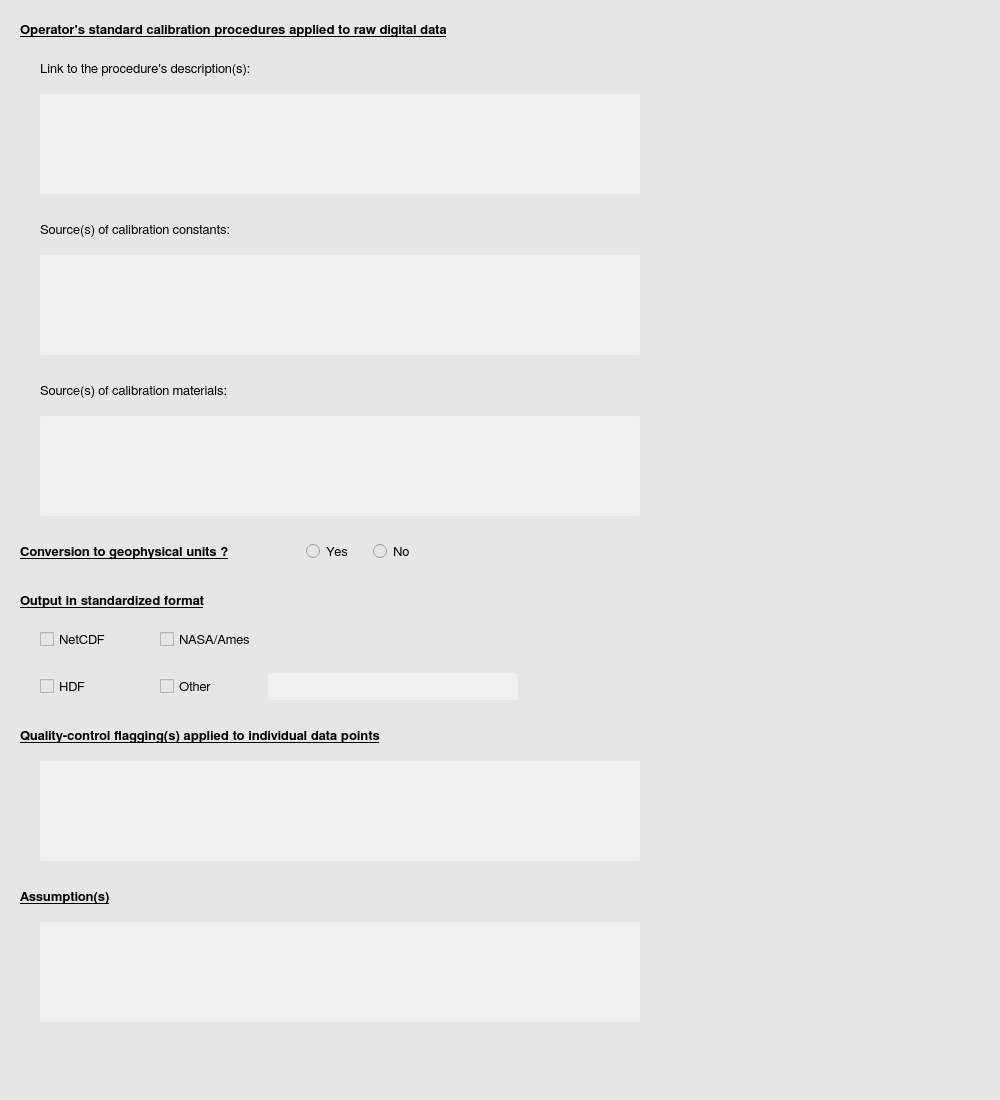
<?xml version="1.0" encoding="UTF-8"?>
<ui version="4.0">
 <class>inSitu</class>
 <widget class="QWidget" name="inSitu">
  <property name="geometry">
   <rect>
    <x>0</x>
    <y>0</y>
    <width>1000</width>
    <height>1100</height>
   </rect>
  </property>
  <property name="sizePolicy">
   <sizepolicy hsizetype="Fixed" vsizetype="Expanding">
    <horstretch>0</horstretch>
    <verstretch>0</verstretch>
   </sizepolicy>
  </property>
  <property name="minimumSize">
   <size>
    <width>1000</width>
    <height>220</height>
   </size>
  </property>
  <property name="maximumSize">
   <size>
    <width>1000</width>
    <height>16777215</height>
   </size>
  </property>
  <property name="font">
   <font>
    <family>FreeSans</family>
    <pointsize>10</pointsize>
    <stylestrategy>PreferAntialias</stylestrategy>
    <kerning>true</kerning>
   </font>
  </property>
  <property name="windowTitle">
   <string>About EUFAR Metadata Creator</string>
  </property>
  <property name="windowIcon">
   <iconset>
    <normaloff>icons/about_icon.png</normaloff>icons/about_icon.png</iconset>
  </property>
  <property name="styleSheet">
   <string notr="true">QWidget {
	background-color: rgb(230,230,230);
}</string>
  </property>
  <widget class="QWidget" name="layoutWidget">
   <property name="geometry">
    <rect>
     <x>20</x>
     <y>10</y>
     <width>678</width>
     <height>1019</height>
    </rect>
   </property>
   <layout class="QVBoxLayout" name="verticalLayout">
    <item>
     <layout class="QHBoxLayout" name="horizontalLayout_84">
      <item>
       <widget class="QLabel" name="qv_insituCalInfo">
        <property name="minimumSize">
         <size>
          <width>540</width>
          <height>27</height>
         </size>
        </property>
        <property name="maximumSize">
         <size>
          <width>16777215</width>
          <height>27</height>
         </size>
        </property>
        <property name="font">
         <font>
          <family>FreeSans</family>
          <pointsize>10</pointsize>
          <weight>75</weight>
          <bold>true</bold>
          <underline>true</underline>
          <stylestrategy>PreferAntialias</stylestrategy>
          <kerning>true</kerning>
         </font>
        </property>
        <property name="text">
         <string>Operator's standard calibration procedures applied to raw digital data</string>
        </property>
       </widget>
      </item>
      <item>
       <widget class="QToolButton" name="infoButton_27">
        <property name="maximumSize">
         <size>
          <width>27</width>
          <height>27</height>
         </size>
        </property>
        <property name="styleSheet">
         <string notr="true">QToolButton {
	border: 1px solid transparent;
	background-color: transparent;
	width: 27px;
	height: 27px;
}

QToolButton:hover {
	border: 1px solid gray;
	border-radius: 3px;
	background-color: qlineargradient(x1: 0, y1: 0, x2: 0, y2: 1, stop: 0 #f6f7fa, stop: 1 #dadbde);
}

QToolButton:pressed {
	background-color: qlineargradient(x1: 0, y1: 0, x2: 0, y2: 1, stop: 0 #dadbde, stop: 1 #f6f7fa);
}

QToolButton:flat {
	border: none;
}</string>
        </property>
        <property name="text">
         <string/>
        </property>
        <property name="icon">
         <iconset>
          <normaloff>icons/info_icon.png</normaloff>icons/info_icon.png</iconset>
        </property>
        <property name="iconSize">
         <size>
          <width>27</width>
          <height>27</height>
         </size>
        </property>
        <property name="autoRaise">
         <bool>false</bool>
        </property>
       </widget>
      </item>
      <item>
       <spacer name="horizontalSpacer">
        <property name="orientation">
         <enum>Qt::Horizontal</enum>
        </property>
        <property name="sizeHint" stdset="0">
         <size>
          <width>40</width>
          <height>20</height>
         </size>
        </property>
       </spacer>
      </item>
     </layout>
    </item>
    <item>
     <layout class="QHBoxLayout" name="horizontalLayout_85">
      <item>
       <spacer name="horizontalSpacer_2">
        <property name="orientation">
         <enum>Qt::Horizontal</enum>
        </property>
        <property name="sizeType">
         <enum>QSizePolicy::Fixed</enum>
        </property>
        <property name="sizeHint" stdset="0">
         <size>
          <width>20</width>
          <height>20</height>
         </size>
        </property>
       </spacer>
      </item>
      <item>
       <widget class="QLabel" name="qv_insituCalDesc">
        <property name="minimumSize">
         <size>
          <width>0</width>
          <height>27</height>
         </size>
        </property>
        <property name="maximumSize">
         <size>
          <width>16777215</width>
          <height>27</height>
         </size>
        </property>
        <property name="font">
         <font>
          <family>FreeSans</family>
          <pointsize>10</pointsize>
          <stylestrategy>PreferAntialias</stylestrategy>
          <kerning>true</kerning>
         </font>
        </property>
        <property name="text">
         <string>Link to the procedure's description(s):</string>
        </property>
       </widget>
      </item>
      <item>
       <spacer name="horizontalSpacer_8">
        <property name="orientation">
         <enum>Qt::Horizontal</enum>
        </property>
        <property name="sizeHint" stdset="0">
         <size>
          <width>40</width>
          <height>20</height>
         </size>
        </property>
       </spacer>
      </item>
     </layout>
    </item>
    <item>
     <layout class="QHBoxLayout" name="horizontalLayout_86">
      <item>
       <spacer name="horizontalSpacer_3">
        <property name="orientation">
         <enum>Qt::Horizontal</enum>
        </property>
        <property name="sizeType">
         <enum>QSizePolicy::Fixed</enum>
        </property>
        <property name="sizeHint" stdset="0">
         <size>
          <width>20</width>
          <height>20</height>
         </size>
        </property>
       </spacer>
      </item>
      <item>
       <widget class="QPlainTextEdit" name="qv_insituCalDesc_ln">
        <property name="minimumSize">
         <size>
          <width>600</width>
          <height>100</height>
         </size>
        </property>
        <property name="maximumSize">
         <size>
          <width>16777215</width>
          <height>100</height>
         </size>
        </property>
        <property name="font">
         <font>
          <family>FreeSans</family>
          <pointsize>9</pointsize>
          <stylestrategy>PreferAntialias</stylestrategy>
          <kerning>true</kerning>
         </font>
        </property>
        <property name="styleSheet">
         <string notr="true">QPlainTextEdit {
	border-radius: 3px;
    padding: 1px 4px 1px 4px;
	background-color:  rgb(240, 240, 240);
}</string>
        </property>
       </widget>
      </item>
      <item>
       <spacer name="horizontalSpacer_9">
        <property name="orientation">
         <enum>Qt::Horizontal</enum>
        </property>
        <property name="sizeHint" stdset="0">
         <size>
          <width>40</width>
          <height>20</height>
         </size>
        </property>
       </spacer>
      </item>
     </layout>
    </item>
    <item>
     <spacer name="verticalSpacer">
      <property name="orientation">
       <enum>Qt::Vertical</enum>
      </property>
      <property name="sizeType">
       <enum>QSizePolicy::Fixed</enum>
      </property>
      <property name="sizeHint" stdset="0">
       <size>
        <width>20</width>
        <height>10</height>
       </size>
      </property>
     </spacer>
    </item>
    <item>
     <layout class="QHBoxLayout" name="horizontalLayout_87">
      <item>
       <spacer name="horizontalSpacer_4">
        <property name="orientation">
         <enum>Qt::Horizontal</enum>
        </property>
        <property name="sizeType">
         <enum>QSizePolicy::Fixed</enum>
        </property>
        <property name="sizeHint" stdset="0">
         <size>
          <width>20</width>
          <height>20</height>
         </size>
        </property>
       </spacer>
      </item>
      <item>
       <widget class="QLabel" name="qv_insituCalCons">
        <property name="minimumSize">
         <size>
          <width>0</width>
          <height>27</height>
         </size>
        </property>
        <property name="maximumSize">
         <size>
          <width>16777215</width>
          <height>27</height>
         </size>
        </property>
        <property name="font">
         <font>
          <family>FreeSans</family>
          <pointsize>10</pointsize>
          <stylestrategy>PreferAntialias</stylestrategy>
          <kerning>true</kerning>
         </font>
        </property>
        <property name="text">
         <string>Source(s) of calibration constants:</string>
        </property>
       </widget>
      </item>
      <item>
       <spacer name="horizontalSpacer_10">
        <property name="orientation">
         <enum>Qt::Horizontal</enum>
        </property>
        <property name="sizeHint" stdset="0">
         <size>
          <width>40</width>
          <height>20</height>
         </size>
        </property>
       </spacer>
      </item>
     </layout>
    </item>
    <item>
     <layout class="QHBoxLayout" name="horizontalLayout_88">
      <item>
       <spacer name="horizontalSpacer_5">
        <property name="orientation">
         <enum>Qt::Horizontal</enum>
        </property>
        <property name="sizeType">
         <enum>QSizePolicy::Fixed</enum>
        </property>
        <property name="sizeHint" stdset="0">
         <size>
          <width>20</width>
          <height>20</height>
         </size>
        </property>
       </spacer>
      </item>
      <item>
       <widget class="QPlainTextEdit" name="qv_insituCalCons_ln">
        <property name="minimumSize">
         <size>
          <width>600</width>
          <height>100</height>
         </size>
        </property>
        <property name="maximumSize">
         <size>
          <width>16777215</width>
          <height>100</height>
         </size>
        </property>
        <property name="font">
         <font>
          <family>FreeSans</family>
          <pointsize>9</pointsize>
          <stylestrategy>PreferAntialias</stylestrategy>
          <kerning>true</kerning>
         </font>
        </property>
        <property name="styleSheet">
         <string notr="true">QPlainTextEdit {
	border-radius: 3px;
    padding: 1px 4px 1px 4px;
	background-color:  rgb(240, 240, 240);
}</string>
        </property>
       </widget>
      </item>
      <item>
       <spacer name="horizontalSpacer_11">
        <property name="orientation">
         <enum>Qt::Horizontal</enum>
        </property>
        <property name="sizeHint" stdset="0">
         <size>
          <width>40</width>
          <height>20</height>
         </size>
        </property>
       </spacer>
      </item>
     </layout>
    </item>
    <item>
     <spacer name="verticalSpacer_2">
      <property name="orientation">
       <enum>Qt::Vertical</enum>
      </property>
      <property name="sizeType">
       <enum>QSizePolicy::Fixed</enum>
      </property>
      <property name="sizeHint" stdset="0">
       <size>
        <width>20</width>
        <height>10</height>
       </size>
      </property>
     </spacer>
    </item>
    <item>
     <layout class="QHBoxLayout" name="horizontalLayout_89">
      <item>
       <spacer name="horizontalSpacer_6">
        <property name="orientation">
         <enum>Qt::Horizontal</enum>
        </property>
        <property name="sizeType">
         <enum>QSizePolicy::Fixed</enum>
        </property>
        <property name="sizeHint" stdset="0">
         <size>
          <width>20</width>
          <height>20</height>
         </size>
        </property>
       </spacer>
      </item>
      <item>
       <widget class="QLabel" name="qv_insituCalMat">
        <property name="minimumSize">
         <size>
          <width>0</width>
          <height>27</height>
         </size>
        </property>
        <property name="maximumSize">
         <size>
          <width>16777215</width>
          <height>27</height>
         </size>
        </property>
        <property name="font">
         <font>
          <family>FreeSans</family>
          <pointsize>10</pointsize>
          <stylestrategy>PreferAntialias</stylestrategy>
          <kerning>true</kerning>
         </font>
        </property>
        <property name="text">
         <string>Source(s) of calibration materials:</string>
        </property>
       </widget>
      </item>
      <item>
       <spacer name="horizontalSpacer_12">
        <property name="orientation">
         <enum>Qt::Horizontal</enum>
        </property>
        <property name="sizeHint" stdset="0">
         <size>
          <width>40</width>
          <height>20</height>
         </size>
        </property>
       </spacer>
      </item>
     </layout>
    </item>
    <item>
     <layout class="QHBoxLayout" name="horizontalLayout_90">
      <item>
       <spacer name="horizontalSpacer_7">
        <property name="orientation">
         <enum>Qt::Horizontal</enum>
        </property>
        <property name="sizeType">
         <enum>QSizePolicy::Fixed</enum>
        </property>
        <property name="sizeHint" stdset="0">
         <size>
          <width>20</width>
          <height>20</height>
         </size>
        </property>
       </spacer>
      </item>
      <item>
       <widget class="QPlainTextEdit" name="qv_insituCalMat_ln">
        <property name="minimumSize">
         <size>
          <width>600</width>
          <height>100</height>
         </size>
        </property>
        <property name="maximumSize">
         <size>
          <width>16777215</width>
          <height>100</height>
         </size>
        </property>
        <property name="font">
         <font>
          <family>FreeSans</family>
          <pointsize>9</pointsize>
          <stylestrategy>PreferAntialias</stylestrategy>
          <kerning>true</kerning>
         </font>
        </property>
        <property name="styleSheet">
         <string notr="true">QPlainTextEdit {
	border-radius: 3px;
    padding: 1px 4px 1px 4px;
	background-color:  rgb(240, 240, 240);
}</string>
        </property>
       </widget>
      </item>
      <item>
       <spacer name="horizontalSpacer_13">
        <property name="orientation">
         <enum>Qt::Horizontal</enum>
        </property>
        <property name="sizeHint" stdset="0">
         <size>
          <width>40</width>
          <height>20</height>
         </size>
        </property>
       </spacer>
      </item>
     </layout>
    </item>
    <item>
     <spacer name="verticalSpacer_3">
      <property name="orientation">
       <enum>Qt::Vertical</enum>
      </property>
      <property name="sizeType">
       <enum>QSizePolicy::Fixed</enum>
      </property>
      <property name="sizeHint" stdset="0">
       <size>
        <width>20</width>
        <height>10</height>
       </size>
      </property>
     </spacer>
    </item>
    <item>
     <layout class="QHBoxLayout" name="horizontalLayout_91">
      <item>
       <widget class="QLabel" name="qv_insituGeoUnit">
        <property name="minimumSize">
         <size>
          <width>260</width>
          <height>27</height>
         </size>
        </property>
        <property name="maximumSize">
         <size>
          <width>16777215</width>
          <height>27</height>
         </size>
        </property>
        <property name="font">
         <font>
          <family>FreeSans</family>
          <pointsize>10</pointsize>
          <weight>75</weight>
          <bold>true</bold>
          <underline>true</underline>
          <stylestrategy>PreferAntialias</stylestrategy>
          <kerning>true</kerning>
         </font>
        </property>
        <property name="text">
         <string>Conversion to geophysical units ?</string>
        </property>
       </widget>
      </item>
      <item>
       <spacer name="horizontalSpacer_15">
        <property name="orientation">
         <enum>Qt::Horizontal</enum>
        </property>
        <property name="sizeType">
         <enum>QSizePolicy::Fixed</enum>
        </property>
        <property name="sizeHint" stdset="0">
         <size>
          <width>20</width>
          <height>20</height>
         </size>
        </property>
       </spacer>
      </item>
      <item>
       <widget class="QRadioButton" name="qv_insituGeoUnit_rd1">
        <property name="minimumSize">
         <size>
          <width>51</width>
          <height>27</height>
         </size>
        </property>
        <property name="maximumSize">
         <size>
          <width>16777215</width>
          <height>27</height>
         </size>
        </property>
        <property name="font">
         <font>
          <family>FreeSans</family>
          <pointsize>10</pointsize>
          <stylestrategy>PreferAntialias</stylestrategy>
          <kerning>true</kerning>
         </font>
        </property>
        <property name="text">
         <string>Yes</string>
        </property>
        <attribute name="buttonGroup">
         <string notr="true">buttonGroup_2</string>
        </attribute>
       </widget>
      </item>
      <item>
       <spacer name="horizontalSpacer_16">
        <property name="orientation">
         <enum>Qt::Horizontal</enum>
        </property>
        <property name="sizeType">
         <enum>QSizePolicy::Fixed</enum>
        </property>
        <property name="sizeHint" stdset="0">
         <size>
          <width>10</width>
          <height>20</height>
         </size>
        </property>
       </spacer>
      </item>
      <item>
       <widget class="QRadioButton" name="qv_insituGeoUnit_rd2">
        <property name="minimumSize">
         <size>
          <width>51</width>
          <height>27</height>
         </size>
        </property>
        <property name="maximumSize">
         <size>
          <width>16777215</width>
          <height>27</height>
         </size>
        </property>
        <property name="font">
         <font>
          <family>FreeSans</family>
          <pointsize>10</pointsize>
          <stylestrategy>PreferAntialias</stylestrategy>
          <kerning>true</kerning>
         </font>
        </property>
        <property name="text">
         <string>No</string>
        </property>
        <attribute name="buttonGroup">
         <string notr="true">buttonGroup_2</string>
        </attribute>
       </widget>
      </item>
      <item>
       <spacer name="horizontalSpacer_14">
        <property name="orientation">
         <enum>Qt::Horizontal</enum>
        </property>
        <property name="sizeHint" stdset="0">
         <size>
          <width>40</width>
          <height>20</height>
         </size>
        </property>
       </spacer>
      </item>
     </layout>
    </item>
    <item>
     <spacer name="verticalSpacer_4">
      <property name="orientation">
       <enum>Qt::Vertical</enum>
      </property>
      <property name="sizeType">
       <enum>QSizePolicy::Fixed</enum>
      </property>
      <property name="sizeHint" stdset="0">
       <size>
        <width>20</width>
        <height>10</height>
       </size>
      </property>
     </spacer>
    </item>
    <item>
     <layout class="QHBoxLayout" name="horizontalLayout_92">
      <item>
       <widget class="QLabel" name="qv_insituOutFormat">
        <property name="minimumSize">
         <size>
          <width>250</width>
          <height>27</height>
         </size>
        </property>
        <property name="maximumSize">
         <size>
          <width>16777215</width>
          <height>27</height>
         </size>
        </property>
        <property name="font">
         <font>
          <family>FreeSans</family>
          <pointsize>10</pointsize>
          <weight>75</weight>
          <bold>true</bold>
          <underline>true</underline>
          <stylestrategy>PreferAntialias</stylestrategy>
          <kerning>true</kerning>
         </font>
        </property>
        <property name="text">
         <string>Output in standardized format</string>
        </property>
       </widget>
      </item>
      <item>
       <widget class="QToolButton" name="infoButton_28">
        <property name="maximumSize">
         <size>
          <width>27</width>
          <height>27</height>
         </size>
        </property>
        <property name="styleSheet">
         <string notr="true">QToolButton {
	border: 1px solid transparent;
	background-color: transparent;
	width: 27px;
	height: 27px;
}

QToolButton:hover {
	border: 1px solid gray;
	border-radius: 3px;
	background-color: qlineargradient(x1: 0, y1: 0, x2: 0, y2: 1, stop: 0 #f6f7fa, stop: 1 #dadbde);
}

QToolButton:pressed {
	background-color: qlineargradient(x1: 0, y1: 0, x2: 0, y2: 1, stop: 0 #dadbde, stop: 1 #f6f7fa);
}

QToolButton:flat {
	border: none;
}</string>
        </property>
        <property name="text">
         <string/>
        </property>
        <property name="icon">
         <iconset>
          <normaloff>icons/info_icon.png</normaloff>icons/info_icon.png</iconset>
        </property>
        <property name="iconSize">
         <size>
          <width>27</width>
          <height>27</height>
         </size>
        </property>
        <property name="autoRaise">
         <bool>false</bool>
        </property>
       </widget>
      </item>
      <item>
       <spacer name="horizontalSpacer_17">
        <property name="orientation">
         <enum>Qt::Horizontal</enum>
        </property>
        <property name="sizeHint" stdset="0">
         <size>
          <width>40</width>
          <height>20</height>
         </size>
        </property>
       </spacer>
      </item>
     </layout>
    </item>
    <item>
     <layout class="QHBoxLayout" name="horizontalLayout_93">
      <item>
       <spacer name="horizontalSpacer_25">
        <property name="orientation">
         <enum>Qt::Horizontal</enum>
        </property>
        <property name="sizeType">
         <enum>QSizePolicy::Fixed</enum>
        </property>
        <property name="sizeHint" stdset="0">
         <size>
          <width>20</width>
          <height>20</height>
         </size>
        </property>
       </spacer>
      </item>
      <item>
       <layout class="QGridLayout" name="gridLayout">
        <property name="horizontalSpacing">
         <number>40</number>
        </property>
        <property name="verticalSpacing">
         <number>20</number>
        </property>
        <item row="0" column="0">
         <widget class="QCheckBox" name="qv_insituOutFormat_ck1">
          <property name="minimumSize">
           <size>
            <width>80</width>
            <height>27</height>
           </size>
          </property>
          <property name="maximumSize">
           <size>
            <width>16777215</width>
            <height>27</height>
           </size>
          </property>
          <property name="font">
           <font>
            <family>FreeSans</family>
            <pointsize>10</pointsize>
            <stylestrategy>PreferAntialias</stylestrategy>
            <kerning>true</kerning>
           </font>
          </property>
          <property name="text">
           <string>NetCDF</string>
          </property>
         </widget>
        </item>
        <item row="0" column="1">
         <layout class="QHBoxLayout" name="horizontalLayout_94">
          <item>
           <widget class="QCheckBox" name="qv_insituOutFormat_ck3">
            <property name="minimumSize">
             <size>
              <width>110</width>
              <height>27</height>
             </size>
            </property>
            <property name="maximumSize">
             <size>
              <width>16777215</width>
              <height>27</height>
             </size>
            </property>
            <property name="font">
             <font>
              <family>FreeSans</family>
              <pointsize>10</pointsize>
              <stylestrategy>PreferAntialias</stylestrategy>
              <kerning>true</kerning>
             </font>
            </property>
            <property name="text">
             <string>NASA/Ames</string>
            </property>
           </widget>
          </item>
          <item>
           <spacer name="horizontalSpacer_20">
            <property name="orientation">
             <enum>Qt::Horizontal</enum>
            </property>
            <property name="sizeHint" stdset="0">
             <size>
              <width>40</width>
              <height>20</height>
             </size>
            </property>
           </spacer>
          </item>
         </layout>
        </item>
        <item row="1" column="0">
         <widget class="QCheckBox" name="qv_insituOutFormat_ck2">
          <property name="minimumSize">
           <size>
            <width>80</width>
            <height>27</height>
           </size>
          </property>
          <property name="maximumSize">
           <size>
            <width>16777215</width>
            <height>27</height>
           </size>
          </property>
          <property name="font">
           <font>
            <family>FreeSans</family>
            <pointsize>10</pointsize>
            <stylestrategy>PreferAntialias</stylestrategy>
            <kerning>true</kerning>
           </font>
          </property>
          <property name="text">
           <string>HDF</string>
          </property>
         </widget>
        </item>
        <item row="1" column="1">
         <layout class="QHBoxLayout" name="horizontalLayout_95">
          <item>
           <widget class="QCheckBox" name="qv_insituOutFormat_ck4">
            <property name="minimumSize">
             <size>
              <width>80</width>
              <height>27</height>
             </size>
            </property>
            <property name="maximumSize">
             <size>
              <width>16777215</width>
              <height>27</height>
             </size>
            </property>
            <property name="font">
             <font>
              <family>FreeSans</family>
              <pointsize>10</pointsize>
              <stylestrategy>PreferAntialias</stylestrategy>
              <kerning>true</kerning>
             </font>
            </property>
            <property name="text">
             <string>Other</string>
            </property>
           </widget>
          </item>
          <item>
           <widget class="QLabel" name="qv_insituOutFormat_im">
            <property name="minimumSize">
             <size>
              <width>15</width>
              <height>8</height>
             </size>
            </property>
            <property name="maximumSize">
             <size>
              <width>15</width>
              <height>8</height>
             </size>
            </property>
            <property name="lineWidth">
             <number>0</number>
            </property>
            <property name="text">
             <string/>
            </property>
            <property name="pixmap">
             <pixmap>icons/fwd_arrow.png</pixmap>
            </property>
            <property name="scaledContents">
             <bool>true</bool>
            </property>
            <property name="alignment">
             <set>Qt::AlignCenter</set>
            </property>
           </widget>
          </item>
          <item>
           <spacer name="horizontalSpacer_19">
            <property name="orientation">
             <enum>Qt::Horizontal</enum>
            </property>
            <property name="sizeType">
             <enum>QSizePolicy::Fixed</enum>
            </property>
            <property name="sizeHint" stdset="0">
             <size>
              <width>13</width>
              <height>20</height>
             </size>
            </property>
           </spacer>
          </item>
          <item>
           <widget class="QLineEdit" name="qv_insituOutFormat_ln">
            <property name="enabled">
             <bool>false</bool>
            </property>
            <property name="minimumSize">
             <size>
              <width>250</width>
              <height>27</height>
             </size>
            </property>
            <property name="maximumSize">
             <size>
              <width>250</width>
              <height>27</height>
             </size>
            </property>
            <property name="font">
             <font>
              <family>FreeSans</family>
              <pointsize>9</pointsize>
              <weight>50</weight>
              <bold>false</bold>
              <stylestrategy>PreferAntialias</stylestrategy>
             </font>
            </property>
            <property name="styleSheet">
             <string notr="true">QLineEdit {
	border-radius: 3px;
   padding: 1px 4px 1px 4px;
	background-color:  rgb(240, 240, 240);
}</string>
            </property>
            <property name="frame">
             <bool>false</bool>
            </property>
           </widget>
          </item>
          <item>
           <spacer name="horizontalSpacer_29">
            <property name="orientation">
             <enum>Qt::Horizontal</enum>
            </property>
            <property name="sizeHint" stdset="0">
             <size>
              <width>40</width>
              <height>20</height>
             </size>
            </property>
           </spacer>
          </item>
         </layout>
        </item>
       </layout>
      </item>
      <item>
       <spacer name="horizontalSpacer_21">
        <property name="orientation">
         <enum>Qt::Horizontal</enum>
        </property>
        <property name="sizeHint" stdset="0">
         <size>
          <width>40</width>
          <height>20</height>
         </size>
        </property>
       </spacer>
      </item>
     </layout>
    </item>
    <item>
     <spacer name="verticalSpacer_5">
      <property name="orientation">
       <enum>Qt::Vertical</enum>
      </property>
      <property name="sizeType">
       <enum>QSizePolicy::Fixed</enum>
      </property>
      <property name="sizeHint" stdset="0">
       <size>
        <width>20</width>
        <height>10</height>
       </size>
      </property>
     </spacer>
    </item>
    <item>
     <layout class="QHBoxLayout" name="horizontalLayout_96">
      <item>
       <widget class="QLabel" name="qv_insituQuaFlag">
        <property name="minimumSize">
         <size>
          <width>440</width>
          <height>27</height>
         </size>
        </property>
        <property name="maximumSize">
         <size>
          <width>16777215</width>
          <height>27</height>
         </size>
        </property>
        <property name="font">
         <font>
          <family>FreeSans</family>
          <pointsize>10</pointsize>
          <weight>75</weight>
          <bold>true</bold>
          <underline>true</underline>
          <stylestrategy>PreferAntialias</stylestrategy>
          <kerning>true</kerning>
         </font>
        </property>
        <property name="text">
         <string>Quality-control flagging(s) applied to individual data points</string>
        </property>
       </widget>
      </item>
      <item>
       <widget class="QToolButton" name="infoButton_29">
        <property name="maximumSize">
         <size>
          <width>27</width>
          <height>27</height>
         </size>
        </property>
        <property name="styleSheet">
         <string notr="true">QToolButton {
	border: 1px solid transparent;
	background-color: transparent;
	width: 27px;
	height: 27px;
}

QToolButton:hover {
	border: 1px solid gray;
	border-radius: 3px;
	background-color: qlineargradient(x1: 0, y1: 0, x2: 0, y2: 1, stop: 0 #f6f7fa, stop: 1 #dadbde);
}

QToolButton:pressed {
	background-color: qlineargradient(x1: 0, y1: 0, x2: 0, y2: 1, stop: 0 #dadbde, stop: 1 #f6f7fa);
}

QToolButton:flat {
	border: none;
}</string>
        </property>
        <property name="text">
         <string/>
        </property>
        <property name="icon">
         <iconset>
          <normaloff>icons/info_icon.png</normaloff>icons/info_icon.png</iconset>
        </property>
        <property name="iconSize">
         <size>
          <width>27</width>
          <height>27</height>
         </size>
        </property>
        <property name="autoRaise">
         <bool>false</bool>
        </property>
       </widget>
      </item>
      <item>
       <spacer name="horizontalSpacer_22">
        <property name="orientation">
         <enum>Qt::Horizontal</enum>
        </property>
        <property name="sizeHint" stdset="0">
         <size>
          <width>40</width>
          <height>20</height>
         </size>
        </property>
       </spacer>
      </item>
     </layout>
    </item>
    <item>
     <layout class="QHBoxLayout" name="horizontalLayout_97">
      <item>
       <spacer name="horizontalSpacer_26">
        <property name="orientation">
         <enum>Qt::Horizontal</enum>
        </property>
        <property name="sizeType">
         <enum>QSizePolicy::Fixed</enum>
        </property>
        <property name="sizeHint" stdset="0">
         <size>
          <width>20</width>
          <height>20</height>
         </size>
        </property>
       </spacer>
      </item>
      <item>
       <widget class="QPlainTextEdit" name="qv_insituQuaFlag_ln">
        <property name="minimumSize">
         <size>
          <width>600</width>
          <height>100</height>
         </size>
        </property>
        <property name="maximumSize">
         <size>
          <width>16777215</width>
          <height>100</height>
         </size>
        </property>
        <property name="font">
         <font>
          <family>FreeSans</family>
          <pointsize>9</pointsize>
          <stylestrategy>PreferAntialias</stylestrategy>
          <kerning>true</kerning>
         </font>
        </property>
        <property name="styleSheet">
         <string notr="true">QPlainTextEdit {
	border-radius: 3px;
    padding: 1px 4px 1px 4px;
	background-color:  rgb(240, 240, 240);
}</string>
        </property>
       </widget>
      </item>
      <item>
       <spacer name="horizontalSpacer_23">
        <property name="orientation">
         <enum>Qt::Horizontal</enum>
        </property>
        <property name="sizeHint" stdset="0">
         <size>
          <width>40</width>
          <height>20</height>
         </size>
        </property>
       </spacer>
      </item>
     </layout>
    </item>
    <item>
     <spacer name="verticalSpacer_6">
      <property name="orientation">
       <enum>Qt::Vertical</enum>
      </property>
      <property name="sizeType">
       <enum>QSizePolicy::Fixed</enum>
      </property>
      <property name="sizeHint" stdset="0">
       <size>
        <width>20</width>
        <height>10</height>
       </size>
      </property>
     </spacer>
    </item>
    <item>
     <layout class="QHBoxLayout" name="horizontalLayout_98">
      <item>
       <widget class="QLabel" name="qv_insituAssumption">
        <property name="minimumSize">
         <size>
          <width>100</width>
          <height>27</height>
         </size>
        </property>
        <property name="maximumSize">
         <size>
          <width>16777215</width>
          <height>27</height>
         </size>
        </property>
        <property name="font">
         <font>
          <family>FreeSans</family>
          <pointsize>10</pointsize>
          <weight>75</weight>
          <bold>true</bold>
          <underline>true</underline>
          <stylestrategy>PreferAntialias</stylestrategy>
          <kerning>true</kerning>
         </font>
        </property>
        <property name="text">
         <string>Assumption(s)</string>
        </property>
       </widget>
      </item>
      <item>
       <widget class="QToolButton" name="infoButton_30">
        <property name="maximumSize">
         <size>
          <width>27</width>
          <height>27</height>
         </size>
        </property>
        <property name="styleSheet">
         <string notr="true">QToolButton {
	border: 1px solid transparent;
	background-color: transparent;
	width: 27px;
	height: 27px;
}

QToolButton:hover {
	border: 1px solid gray;
	border-radius: 3px;
	background-color: qlineargradient(x1: 0, y1: 0, x2: 0, y2: 1, stop: 0 #f6f7fa, stop: 1 #dadbde);
}

QToolButton:pressed {
	background-color: qlineargradient(x1: 0, y1: 0, x2: 0, y2: 1, stop: 0 #dadbde, stop: 1 #f6f7fa);
}

QToolButton:flat {
	border: none;
}</string>
        </property>
        <property name="text">
         <string/>
        </property>
        <property name="icon">
         <iconset>
          <normaloff>icons/info_icon.png</normaloff>icons/info_icon.png</iconset>
        </property>
        <property name="iconSize">
         <size>
          <width>27</width>
          <height>27</height>
         </size>
        </property>
        <property name="autoRaise">
         <bool>false</bool>
        </property>
       </widget>
      </item>
      <item>
       <spacer name="horizontalSpacer_28">
        <property name="orientation">
         <enum>Qt::Horizontal</enum>
        </property>
        <property name="sizeHint" stdset="0">
         <size>
          <width>40</width>
          <height>20</height>
         </size>
        </property>
       </spacer>
      </item>
     </layout>
    </item>
    <item>
     <layout class="QHBoxLayout" name="horizontalLayout_99">
      <item>
       <spacer name="horizontalSpacer_27">
        <property name="orientation">
         <enum>Qt::Horizontal</enum>
        </property>
        <property name="sizeType">
         <enum>QSizePolicy::Fixed</enum>
        </property>
        <property name="sizeHint" stdset="0">
         <size>
          <width>20</width>
          <height>20</height>
         </size>
        </property>
       </spacer>
      </item>
      <item>
       <widget class="QPlainTextEdit" name="qv_insituAssumption_ln">
        <property name="minimumSize">
         <size>
          <width>600</width>
          <height>100</height>
         </size>
        </property>
        <property name="maximumSize">
         <size>
          <width>16777215</width>
          <height>100</height>
         </size>
        </property>
        <property name="font">
         <font>
          <family>FreeSans</family>
          <pointsize>9</pointsize>
          <stylestrategy>PreferAntialias</stylestrategy>
          <kerning>true</kerning>
         </font>
        </property>
        <property name="styleSheet">
         <string notr="true">QPlainTextEdit {
	border-radius: 3px;
    padding: 1px 4px 1px 4px;
	background-color:  rgb(240, 240, 240);
}</string>
        </property>
       </widget>
      </item>
      <item>
       <spacer name="horizontalSpacer_24">
        <property name="orientation">
         <enum>Qt::Horizontal</enum>
        </property>
        <property name="sizeHint" stdset="0">
         <size>
          <width>40</width>
          <height>20</height>
         </size>
        </property>
       </spacer>
      </item>
     </layout>
    </item>
   </layout>
  </widget>
 </widget>
 <resources/>
 <connections/>
 <buttongroups>
  <buttongroup name="buttonGroup_2"/>
 </buttongroups>
</ui>
